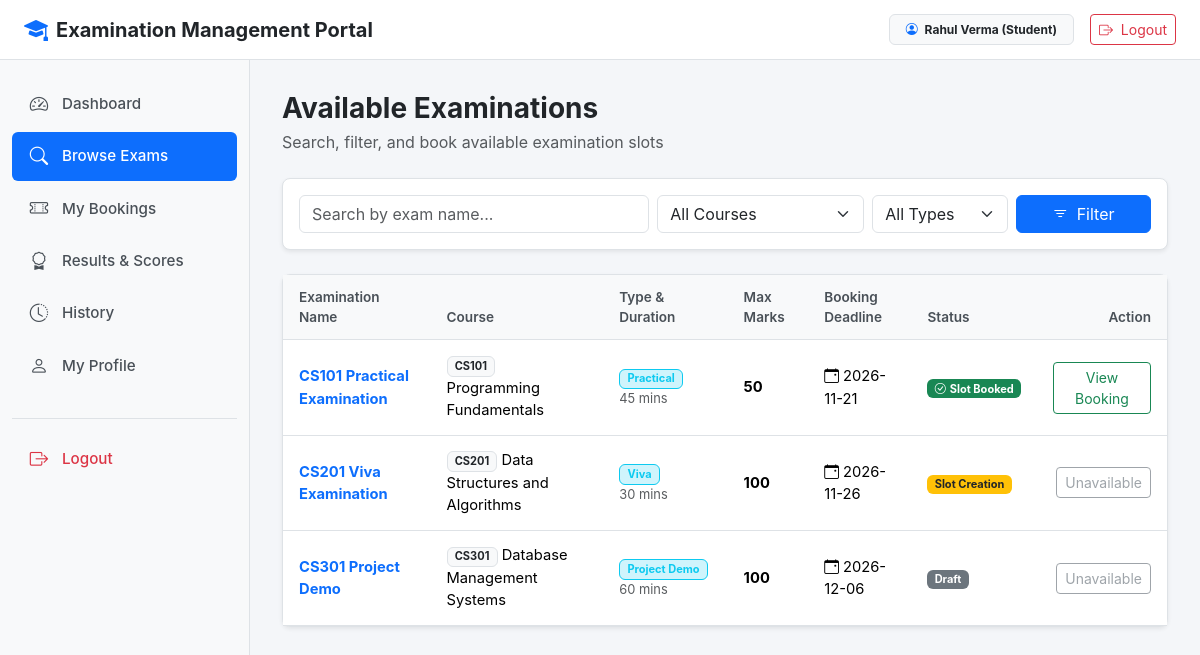
/student/examinations (signed in), run on the app's committed database.
### models.py (models this page shows, shortened)
class User(db.Model, UserMixin):
    id = db.Column(db.Integer, primary_key=True)
    username = db.Column(db.String(80), unique=True, nullable=False)
    email = db.Column(db.String(120), unique=True, nullable=False)
    password_hash = db.Column(db.String(255), nullable=False)
    name = db.Column(db.String(100), nullable=False)
    phone = db.Column(db.String(20))
    department = db.Column(db.String(100))
    role = db.Column(db.String(20), nullable=False, default='student')
    status = db.Column(db.String(20), nullable=False, default='active')
    created_at = db.Column(db.DateTime, default=datetime.utcnow)
    @property
    def is_active(self):
        return self.status not in ['deactivated', 'rejected']
    @property
    def is_admin(self):
        return self.role == 'admin'
    @property
    def is_examiner(self):
        return self.role == 'examiner'
    @property
    def is_student(self):
        return self.role == 'student'

class Examination(db.Model):
    id = db.Column(db.Integer, primary_key=True)
    course_id = db.Column(db.Integer, db.ForeignKey('course.id'), nullable=False)
    name = db.Column(db.String(150), nullable=False)
    exam_type = db.Column(db.String(50), nullable=False, default='Viva')
    duration = db.Column(db.Integer, nullable=False, default=30)
    max_marks = db.Column(db.Integer, nullable=False, default=100)
    slot_creation_start_date = db.Column(db.Date, nullable=False)
    slot_creation_end_date = db.Column(db.Date, nullable=False)
    slot_booking_start_date = db.Column(db.Date, nullable=False)
    slot_booking_end_date = db.Column(db.Date, nullable=False)
    status = db.Column(db.String(30), nullable=False, default='Draft')
    created_at = db.Column(db.DateTime, default=datetime.utcnow)
    rubrics = db.relationship('Rubric', backref='examination', cascade='all, delete-orphan', lazy=True)
    slots = db.relationship('Slot', backref='examination', cascade='all, delete-orphan', lazy=True)
    @property
    def is_slot_creation_open(self):
        today = date.today()
        if self.status == 'Slot Creation':
            return True
        if self.status in ['Draft', 'Booking Open'] and self.slot_creation_start_date <= today <= self.slot_creation_end_date:
            return True
        return False
    @property
    def is_slot_booking_open(self):
        today = date.today()
        if self.status == 'Booking Open':
            return True
        if self.status not in ['Closed', 'Completed'] and self.slot_booking_start_date <= today <= self.slot_booking_end_date:
            return True
        return False

class Course(db.Model):
    id = db.Column(db.Integer, primary_key=True)
    course_code = db.Column(db.String(20), unique=True, nullable=False)
    course_name = db.Column(db.String(150), nullable=False)
    description = db.Column(db.Text)
    status = db.Column(db.String(20), nullable=False, default='Active')
    created_at = db.Column(db.DateTime, default=datetime.utcnow)
    examinations = db.relationship('Examination', backref='course', cascade='all, delete-orphan', lazy=True)

### student.py (the view)
@app.route('/student/examinations')
@student_required
def student_examinations():
    search_query = request.args.get('q', '').strip()
    course_filter = request.args.get('course', '')
    type_filter = request.args.get('type', '')
    query = Examination.query
    if search_query:
        query = query.filter(Examination.name.ilike(f'%{search_query}%'))
    if course_filter:
        query = query.filter_by(course_id=int(course_filter))
    if type_filter:
        query = query.filter_by(exam_type=type_filter)
    examinations = query.order_by(Examination.slot_booking_start_date.asc()).all()
    courses = Course.query.filter_by(status='Active').all()
    my_booked_exam_ids = [
        b.slot.examination_id for b in current_user.student_bookings if b.status == 'Booked'
    ]
    return render_template(
        'student/examinations.html',
        examinations=examinations,
        courses=courses,
        search_query=search_query,
        course_filter=course_filter,
        type_filter=type_filter,
        my_booked_exam_ids=my_booked_exam_ids
    )

### templates/student/examinations.html (shortened to what this page needs)
{% extends "base.html" %}
{% block content %}
<div class="d-flex justify-content-between align-items-center mb-4">
    <div>
        <h3 class="fw-bold mb-1">Available Examinations</h3>
        <p class="text-muted mb-0">Search, filter, and book available examination slots</p>
    </div>
</div>
<div class="card shadow-sm mb-4">
    <div class="card-body p-3">
        <form method="GET" action="{{ url_for('student_examinations') }}">
            <div class="row g-2">
                <div class="col-md-5">
                    <input type="text" class="form-control" name="q" value="{{ search_query }}" placeholder="Search by exam name...">
                </div>
                <div class="col-md-3">
                    <select class="form-select" name="course">
                        <option value="">All Courses</option>
                    </select>
                </div>
                <div class="col-md-2">
                    <select class="form-select" name="type">
                        <option value="">All Types</option>
                    </select>
                </div>
                <div class="col-md-2">
                    <button type="submit" class="btn btn-primary w-100">
                        <i class="bi bi-filter me-1"></i> Filter
                    </button>
                </div>
            </div>
        </form>
    </div>
</div>
<div class="card shadow-sm">
    <div class="card-body p-0">
        <div class="table-responsive">
            <table class="table table-hover mb-0">
                <thead>
                    <tr>
                        <th>Examination Name</th>
                        <th>Course</th>
                        <th>Type & Duration</th>
                        <th>Max Marks</th>
                        <th>Booking Deadline</th>
                        <th>Status</th>
                        <th class="text-end">Action</th>
                    </tr>
                </thead>
                <tbody>
                    {% if examinations %}
                        {% for e in examinations %}
                        <tr>
                            <td>
                                <strong class="text-primary">{{ e.name }}</strong>
                            </td>
                            <td><span class="badge bg-light text-dark border">{{ e.course.course_code }}</span> {{ e.course.course_name }}</td>
                            <td>
                                <span class="badge bg-info-subtle text-info border border-info">{{ e.exam_type }}</span>
                                <small class="text-muted d-block">{{ e.duration }} mins</small>
                            </td>
                            <td><strong>{{ e.max_marks }}</strong></td>
                            <td>
                                <i class="bi bi-calendar-event me-1"></i>{{ e.slot_booking_end_date.strftime('%Y-%m-%d') }}
                            </td>
                            <td>
                                {% if e.id in my_booked_exam_ids %}
                                <span class="badge bg-success"><i class="bi bi-check-circle me-1"></i>Slot Booked</span>
                                {% elif e.is_slot_booking_open %}
                                <span class="badge bg-primary">Booking Open</span>
                                {% elif e.is_slot_creation_open %}
                                <span class="badge bg-warning text-dark">Slot Creation</span>
                                {% else %}
                                <span class="badge bg-secondary">{{ e.status }}</span>
                                {% endif %}
                            </td>
                            <td class="text-end">
                                {% if e.id in my_booked_exam_ids %}
                                <a href="{{ url_for('my_bookings') }}" class="btn btn-sm btn-outline-success">
                                    View Booking
                                </a>
                                {% elif e.is_slot_booking_open %}
                                <a href="{{ url_for('student_slots', exam_id=e.id) }}" class="btn btn-sm btn-primary">
                                    <i class="bi bi-calendar-check me-1"></i> Available Slots ({{ e.slots|selectattr('can_be_booked')|list|length }})
                                </a>
                                {% else %}
                                <button class="btn btn-sm btn-outline-secondary" disabled>Unavailable</button>
                                {% endif %}
                            </td>
                        </tr>
                        {% endfor %}
                    {% else %}
                        <tr>
                            <td colspan="7" class="text-center py-4 text-muted">No examinations matching criteria found.</td>
                        </tr>
                    {% endif %}
                </tbody>
            </table>
        </div>
    </div>
</div>
{% endblock %}

### templates/base.html (shortened to what this page needs)
<!DOCTYPE html>
<html lang="en">
<head>
    <link href="https://cdn.jsdelivr.net/npm/bootstrap@5.3.2/dist/css/bootstrap.min.css" rel="stylesheet">
    <link href="https://cdn.jsdelivr.net/npm/bootstrap-icons@1.11.1/font/bootstrap-icons.css" rel="stylesheet">
</head>
<body>
    <nav class="top-navbar">
        <div class="d-flex align-items-center">
            <a href="{{ url_for('index') }}" class="text-decoration-none text-dark d-flex align-items-center gap-2">
                <i class="bi bi-mortarboard-fill text-primary fs-4"></i>
                <span class="fw-bold fs-5">Examination Management Portal</span>
            </a>
        </div>
        <div class="d-flex align-items-center gap-3">
            {% if current_user.is_authenticated %}
            <span class="badge bg-light text-dark border px-3 py-2">
                <i class="bi bi-person-circle me-1 text-primary"></i>
                {{ current_user.name }} ({{ current_user.role|capitalize }})
            </span>
            <a href="{{ url_for('logout') }}" class="btn btn-outline-danger btn-sm">
                <i class="bi bi-box-arrow-right me-1"></i> Logout
            </a>
            {% else %}
            <a href="{{ url_for('login') }}" class="btn btn-outline-primary btn-sm px-3">Login</a>
            <a href="{{ url_for('register') }}" class="btn btn-primary btn-sm px-3">Register</a>
            {% endif %}
        </div>
    </nav>
    {% if current_user.is_authenticated %}
    <div class="sidebar">
        <ul class="nav flex-column">
            {% if current_user.is_admin %}
            <li class="nav-item">
                <a class="nav-link {% if request.endpoint == 'admin_dashboard' %}active{% endif %}" href="{{ url_for('admin_dashboard') }}">
                    <i class="bi bi-speedometer2"></i> Dashboard
                </a>
            </li>
            <li class="nav-item">
                <a class="nav-link {% if request.endpoint in ['admin_courses', 'new_course', 'edit_course'] %}active{% endif %}" href="{{ url_for('admin_courses') }}">
                    <i class="bi bi-book"></i> Courses
                </a>
            </li>
            <li class="nav-item">
                <a class="nav-link {% if request.endpoint in ['admin_examinations', 'new_examination', 'edit_examination', 'admin_rubrics', 'new_rubric', 'edit_rubric'] %}active{% endif %}" href="{{ url_for('admin_examinations') }}">
                    <i class="bi bi-journal-text"></i> Examinations
                </a>
            </li>
            <li class="nav-item">
                <a class="nav-link {% if request.endpoint == 'admin_examiners' %}active{% endif %}" href="{{ url_for('admin_examiners') }}">
                    <i class="bi bi-person-badge"></i> Examiners
                </a>
            </li>
            <li class="nav-item">
                <a class="nav-link {% if request.endpoint == 'admin_students' %}active{% endif %}" href="{{ url_for('admin_students') }}">
                    <i class="bi bi-people"></i> Students
                </a>
            </li>
            <li class="nav-item">
                <a class="nav-link {% if request.endpoint in ['admin_slots', 'change_slot_examiner'] %}active{% endif %}" href="{{ url_for('admin_slots') }}">
                    <i class="bi bi-calendar3"></i> All Slots
                </a>
            </li>
            <li class="nav-item">
                <a class="nav-link {% if request.endpoint in ['admin_bookings', 'reschedule_booking'] %}active{% endif %}" href="{{ url_for('admin_bookings') }}">
                    <i class="bi bi-card-checklist"></i> Bookings
                </a>
            </li>
            <li class="nav-item">
                <a class="nav-link {% if request.endpoint == 'admin_search' %}active{% endif %}" href="{{ url_for('admin_search') }}">
                    <i class="bi bi-search"></i> Search
                </a>
            </li>
            {% elif current_user.is_student %}
            <li class="nav-item">
                <a class="nav-link {% if request.endpoint == 'student_dashboard' %}active{% endif %}" href="{{ url_for('student_dashboard') }}">
                    <i class="bi bi-speedometer2"></i> Dashboard
                </a>
            </li>
            <li class="nav-item">
                <a class="nav-link {% if request.endpoint in ['student_examinations', 'student_slots'] %}active{% endif %}" href="{{ url_for('student_examinations') }}">
                    <i class="bi bi-search"></i> Browse Exams
                </a>
            </li>
            <li class="nav-item">
                <a class="nav-link {% if request.endpoint == 'my_bookings' %}active{% endif %}" href="{{ url_for('my_bookings') }}">
                    <i class="bi bi-ticket-perforated"></i> My Bookings
                </a>
            </li>
            <li class="nav-item">
                <a class="nav-link {% if request.endpoint == 'student_results' %}active{% endif %}" href="{{ url_for('student_results') }}">
                    <i class="bi bi-award"></i> Results & Scores
                </a>
            </li>
            <li class="nav-item">
                <a class="nav-link {% if request.endpoint == 'student_history' %}active{% endif %}" href="{{ url_for('student_history') }}">
                    <i class="bi bi-clock-history"></i> History
                </a>
            </li>
            <li class="nav-item">
                <a class="nav-link {% if request.endpoint == 'student_profile' %}active{% endif %}" href="{{ url_for('student_profile') }}">
                    <i class="bi bi-person"></i> My Profile
                </a>
            </li>
            {% endif %}
            <li class="nav-item mt-4 pt-3 border-top">
                <a class="nav-link text-danger" href="{{ url_for('logout') }}">
                    <i class="bi bi-box-arrow-right"></i> Logout
                </a>
            </li>
        </ul>
    </div>
    <main class="main-wrapper">
        {% block content %}{% endblock %}
    </main>
    {% endif %}
</body>
</html>

### data on the page
User: name "Rahul Verma", role "Student"
Examination: name "CS101 Practical Examination", course.course_code "CS101", course.course_name "Programming Fundamentals", exam_type "Practical", duration "45", max_marks "50", slot_booking_end_date "2026-11-21", shows "Slot Booked"
Examination: name "CS201 Viva Examination", course.course_code "CS201", course.course_name "Data Structures and Algorithms", exam_type "Viva", duration "30", max_marks "100", slot_booking_end_date "2026-11-26", status "Slot Creation"
Examination: name "CS301 Project Demo", course.course_code "CS301", course.course_name "Database Management Systems", exam_type "Project Demo", duration "60", max_marks "100", slot_booking_end_date "2026-12-06", status "Draft", slot_booking_start_date "Unavailable"
